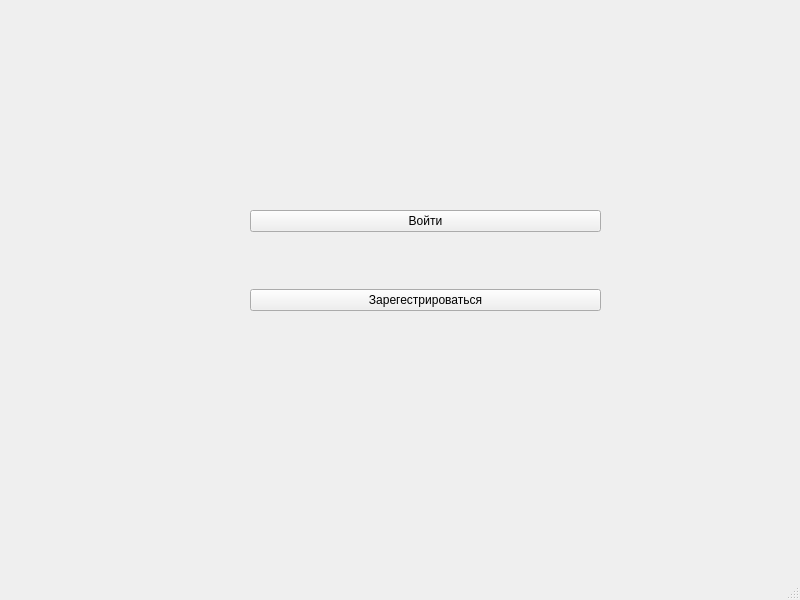
<?xml version="1.0" encoding="UTF-8"?>
<ui version="4.0">
 <class>MainWindow</class>
 <widget class="QMainWindow" name="MainWindow">
  <property name="geometry">
   <rect>
    <x>0</x>
    <y>0</y>
    <width>800</width>
    <height>600</height>
   </rect>
  </property>
  <property name="windowTitle">
   <string>MainWindow</string>
  </property>
  <widget class="QWidget" name="centralwidget">
   <widget class="QWidget" name="layoutWidget">
    <property name="geometry">
     <rect>
      <x>250</x>
      <y>210</y>
      <width>351</width>
      <height>101</height>
     </rect>
    </property>
    <layout class="QVBoxLayout" name="verticalLayout">
     <item>
      <widget class="QPushButton" name="loginButton">
       <property name="maximumSize">
        <size>
         <width>16777215</width>
         <height>16777215</height>
        </size>
       </property>
       <property name="text">
        <string>Войти</string>
       </property>
      </widget>
     </item>
     <item>
      <spacer name="verticalSpacer">
       <property name="orientation">
        <enum>Qt::Vertical</enum>
       </property>
       <property name="sizeHint" stdset="0">
        <size>
         <width>20</width>
         <height>20</height>
        </size>
       </property>
      </spacer>
     </item>
     <item>
      <widget class="QPushButton" name="registerButton">
       <property name="text">
        <string>Зарегестрироваться</string>
       </property>
      </widget>
     </item>
    </layout>
   </widget>
  </widget>
  <widget class="QMenuBar" name="menubar">
   <property name="geometry">
    <rect>
     <x>0</x>
     <y>0</y>
     <width>800</width>
     <height>22</height>
    </rect>
   </property>
  </widget>
  <widget class="QStatusBar" name="statusbar"/>
 </widget>
 <resources/>
 <connections/>
</ui>
